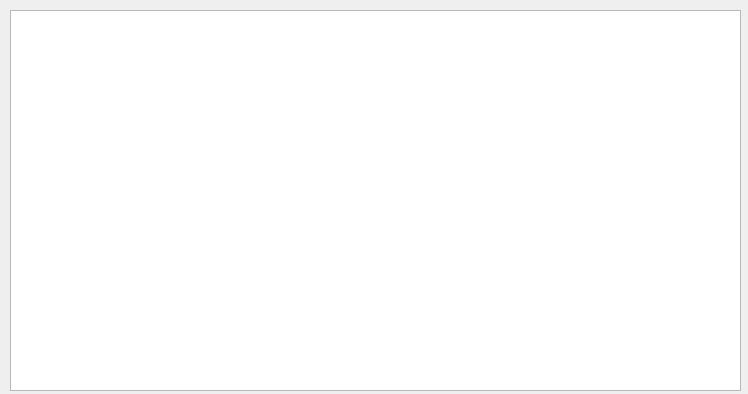
<?xml version="1.0" encoding="UTF-8"?>
<ui version="4.0">
    <class>QTWindow</class>
    <widget class="QWidget" name="QTWindow">
        <property name="geometry">
            <rect>
                <x>0</x>
                <y>0</y>
                <width>748</width>
                <height>394</height>
            </rect>
        </property>
        <property name="windowTitle">
            <string>QTWindow</string>
        </property>
        <widget class="QChartView" name="graphicsView">
            <property name="geometry">
                <rect>
                    <x>10</x>
                    <y>10</y>
                    <width>731</width>
                    <height>381</height>
                </rect>
            </property>
            <property name="autoFillBackground">
                <bool>false</bool>
            </property>
        </widget>
    </widget>
    <customwidgets>
        <customwidget>
            <class>QChartView</class>
            <extends>QGraphicsView</extends>
            <header location="global">qchartview.h</header>
        </customwidget>
    </customwidgets>
    <resources/>
    <connections/>
</ui>
